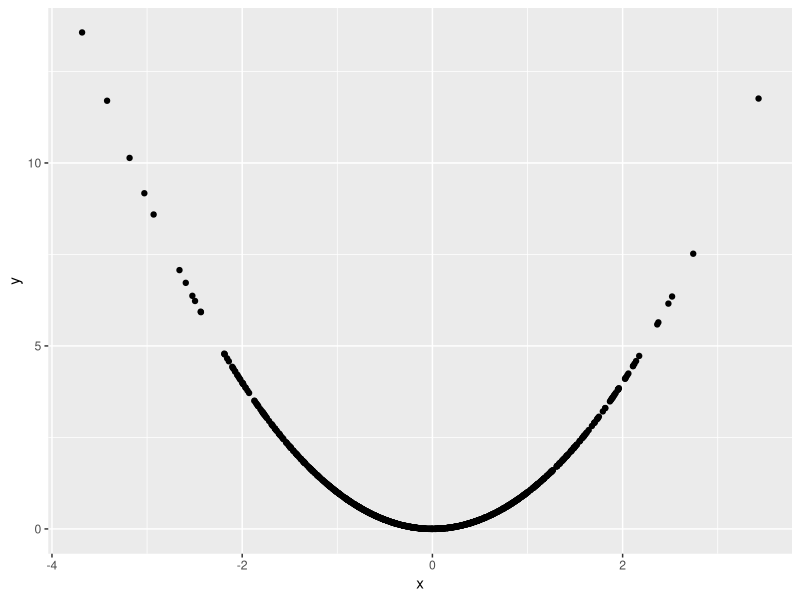

Write R code to recreate this figure.
## ---- chunk 1
library(tidyverse)


plot_df = tibble(
x = rnorm(1000),
y = x^2
)

ggplot(data = plot_df, aes(x = x, y = y)) + geom_point()
